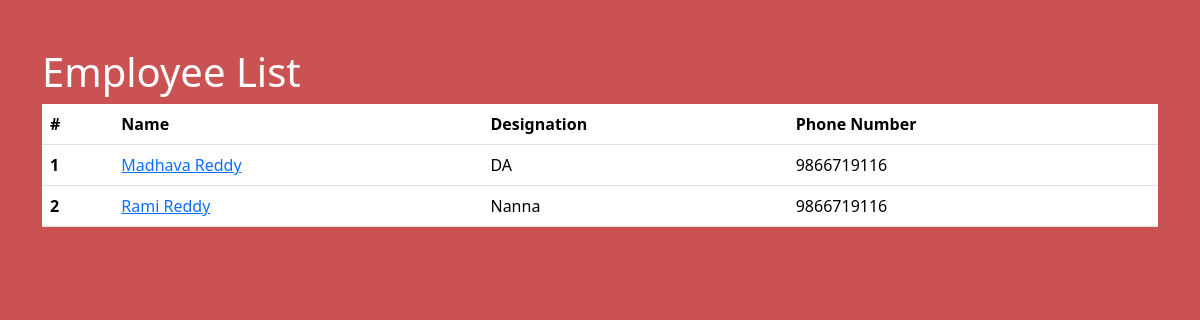
Before: / with the older database file.
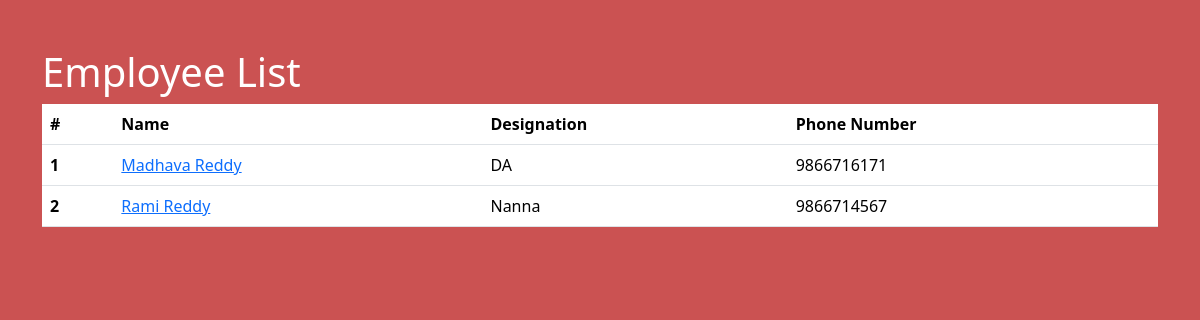
After: the same page with the newer database file.
### employee/models.py (models this page shows, shortened)
class Employee(models.Model):
  name = models.CharField(max_length=50)
  photo = models.ImageField(upload_to= 'images')
  designation = models.CharField(max_length = 100)
  email_address = models.EmailField(max_length=100, unique= True)
  phone_number = models.CharField(max_length=12,blank=True)
  created_at = models.DateTimeField(auto_now_add=True)
  updated_at = models.DateTimeField(auto_now=True)

### mysite/views.py (the view)
# urls.py: 2. Add a URL to urlpatterns:  path('', views.home, name='home')
def home(request):
  employees = Employee.objects.all()
  context = {
    'employees': employees
  }
  return render(request, 'home.html', context)

### templates/home.html (shortened to what this page needs)
{% load static %}
<!DOCTYPE html>
<html lang="en">
<head>
  <link href="https://cdn.jsdelivr.net/npm/bootstrap@5.3.8/dist/css/bootstrap.min.css" rel="stylesheet">
  <link rel="stylesheet" href="{% static 'css/styles.css' %}">
</head>
<body>
  <h1 class="container pd-5 pt-5">Employee List</h1>
  <div class="container">
    <table class="table">
  <thead>
    <tr>
      <th scope="col">#</th>
      <th scope="col">Name</th>
      <th scope="col">Designation</th>
      <th scope="col">Phone Number</th>
    </tr>
  </thead>
  <tbody>
    {% for emp in employees %}
    <tr>
      <th>{{ forloop.counter }} </th>
      <td>  <a href="{% url 'employee_details' emp.id%}">{{emp.name}} </a></td>
      <td>{{ emp.designation }} </td>
      <td>{{ emp.phone_number }} </td>
    </tr>
    {% endfor %}
  </tbody>
</table>
  </div>
</body>
</html>

Changed rows visible on the page:
changed Employee "Madhava Reddy": phone_number "9866719116" → "9866716171"
changed Employee "Rami Reddy": phone_number "9866719116" → "9866714567"
